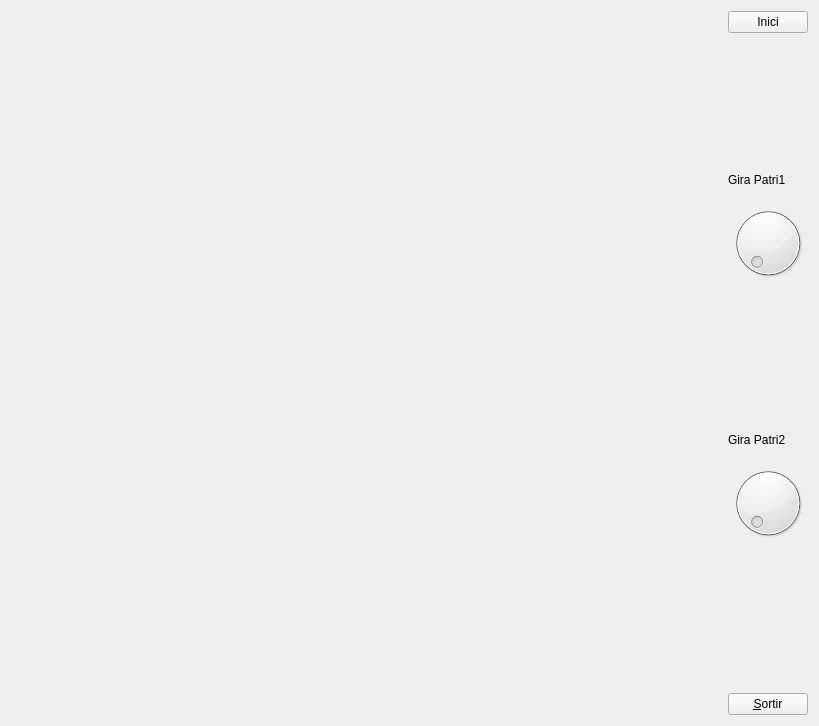
<?xml version="1.0" encoding="UTF-8"?>
<ui version="4.0">
 <class>MyForm</class>
 <widget class="QWidget" name="MyForm">
  <property name="geometry">
   <rect>
    <x>0</x>
    <y>0</y>
    <width>819</width>
    <height>726</height>
   </rect>
  </property>
  <property name="windowTitle">
   <string>IDI-Lab</string>
  </property>
  <layout class="QHBoxLayout" name="horizontalLayout">
   <item>
    <widget class="MyGLWidget" name="widget" native="true">
     <property name="sizePolicy">
      <sizepolicy hsizetype="Expanding" vsizetype="Expanding">
       <horstretch>0</horstretch>
       <verstretch>0</verstretch>
      </sizepolicy>
     </property>
    </widget>
   </item>
   <item>
    <layout class="QVBoxLayout" name="verticalLayout">
     <item>
      <widget class="QPushButton" name="pushButton_2">
       <property name="text">
        <string>Inici</string>
       </property>
      </widget>
     </item>
     <item>
      <spacer name="verticalSpacer_2">
       <property name="orientation">
        <enum>Qt::Vertical</enum>
       </property>
       <property name="sizeHint" stdset="0">
        <size>
         <width>20</width>
         <height>40</height>
        </size>
       </property>
      </spacer>
     </item>
     <item>
      <widget class="QLabel" name="label">
       <property name="text">
        <string>Gira Patri1</string>
       </property>
      </widget>
     </item>
     <item>
      <widget class="QDial" name="dial"/>
     </item>
     <item>
      <spacer name="verticalSpacer_3">
       <property name="orientation">
        <enum>Qt::Vertical</enum>
       </property>
       <property name="sizeHint" stdset="0">
        <size>
         <width>20</width>
         <height>40</height>
        </size>
       </property>
      </spacer>
     </item>
     <item>
      <widget class="QLabel" name="label_2">
       <property name="text">
        <string>Gira Patri2</string>
       </property>
      </widget>
     </item>
     <item>
      <widget class="QDial" name="dial_2"/>
     </item>
     <item>
      <spacer name="verticalSpacer">
       <property name="orientation">
        <enum>Qt::Vertical</enum>
       </property>
       <property name="sizeHint" stdset="0">
        <size>
         <width>20</width>
         <height>40</height>
        </size>
       </property>
      </spacer>
     </item>
     <item>
      <widget class="QPushButton" name="pushButton">
       <property name="sizePolicy">
        <sizepolicy hsizetype="Fixed" vsizetype="Fixed">
         <horstretch>0</horstretch>
         <verstretch>0</verstretch>
        </sizepolicy>
       </property>
       <property name="text">
        <string>&amp;Sortir</string>
       </property>
      </widget>
     </item>
    </layout>
   </item>
  </layout>
 </widget>
 <customwidgets>
  <customwidget>
   <class>MyGLWidget</class>
   <extends>QWidget</extends>
   <header>MyGLWidget.h</header>
   <container>1</container>
   <slots>
    <slot>torna_inici()</slot>
    <slot>giraPatri1()</slot>
    <slot>giraPatri2()</slot>
   </slots>
  </customwidget>
 </customwidgets>
 <resources/>
 <connections>
  <connection>
   <sender>pushButton</sender>
   <signal>clicked()</signal>
   <receiver>MyForm</receiver>
   <slot>close()</slot>
   <hints>
    <hint type="sourcelabel">
     <x>808</x>
     <y>715</y>
    </hint>
    <hint type="destinationlabel">
     <x>839</x>
     <y>529</y>
    </hint>
   </hints>
  </connection>
  <connection>
   <sender>pushButton_2</sender>
   <signal>clicked()</signal>
   <receiver>widget</receiver>
   <slot>torna_inici()</slot>
   <hints>
    <hint type="sourcelabel">
     <x>777</x>
     <y>25</y>
    </hint>
    <hint type="destinationlabel">
     <x>466</x>
     <y>139</y>
    </hint>
   </hints>
  </connection>
  <connection>
   <sender>dial</sender>
   <signal>valueChanged(int)</signal>
   <receiver>widget</receiver>
   <slot>giraPatri1()</slot>
   <hints>
    <hint type="sourcelabel">
     <x>765</x>
     <y>241</y>
    </hint>
    <hint type="destinationlabel">
     <x>625</x>
     <y>246</y>
    </hint>
   </hints>
  </connection>
  <connection>
   <sender>dial_2</sender>
   <signal>valueChanged(int)</signal>
   <receiver>widget</receiver>
   <slot>giraPatri2()</slot>
   <hints>
    <hint type="sourcelabel">
     <x>760</x>
     <y>517</y>
    </hint>
    <hint type="destinationlabel">
     <x>613</x>
     <y>450</y>
    </hint>
   </hints>
  </connection>
 </connections>
</ui>
